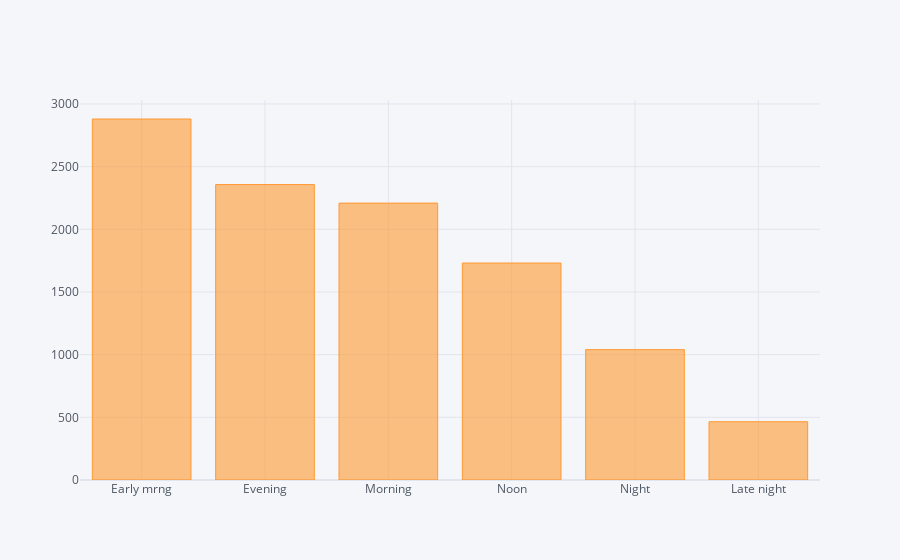

The cell this chart's notebook holds for it:
### Code cell
data['Dep_Time_hour'].apply(flight_dep_time).value_counts().iplot(kind='bar')

### Figure 1 — Plotly figure (JSON) as saved in the notebook; plotly's stock layout.template omitted (floating-point values rounded to 4 significant figures)
{"data": [{"marker": {"color": "rgba(255, 153, 51, 0.6)", "line": {"color": "rgba(255, 153, 51, 1.0)", "width": 1}}, "name": "Dep_Time_hour", "orientation": "v", "text": "", "type": "bar", "x": ["Early mrng", "Evening", "Morning", "Noon", "Night", "Late night"], "y": [2880, 2357, 2209, 1731, 1040, 465]}], "layout": {"legend": {"bgcolor": "#F5F6F9", "font": {"color": "#4D5663"}}, "paper_bgcolor": "#F5F6F9", "plot_bgcolor": "#F5F6F9", "title": {"font": {"color": "#4D5663"}}, "xaxis": {"gridcolor": "#E1E5ED", "showgrid": true, "tickfont": {"color": "#4D5663"}, "title": {"font": {"color": "#4D5663"}, "text": ""}, "zerolinecolor": "#E1E5ED"}, "yaxis": {"gridcolor": "#E1E5ED", "showgrid": true, "tickfont": {"color": "#4D5663"}, "title": {"font": {"color": "#4D5663"}, "text": ""}, "zerolinecolor": "#E1E5ED"}}}
